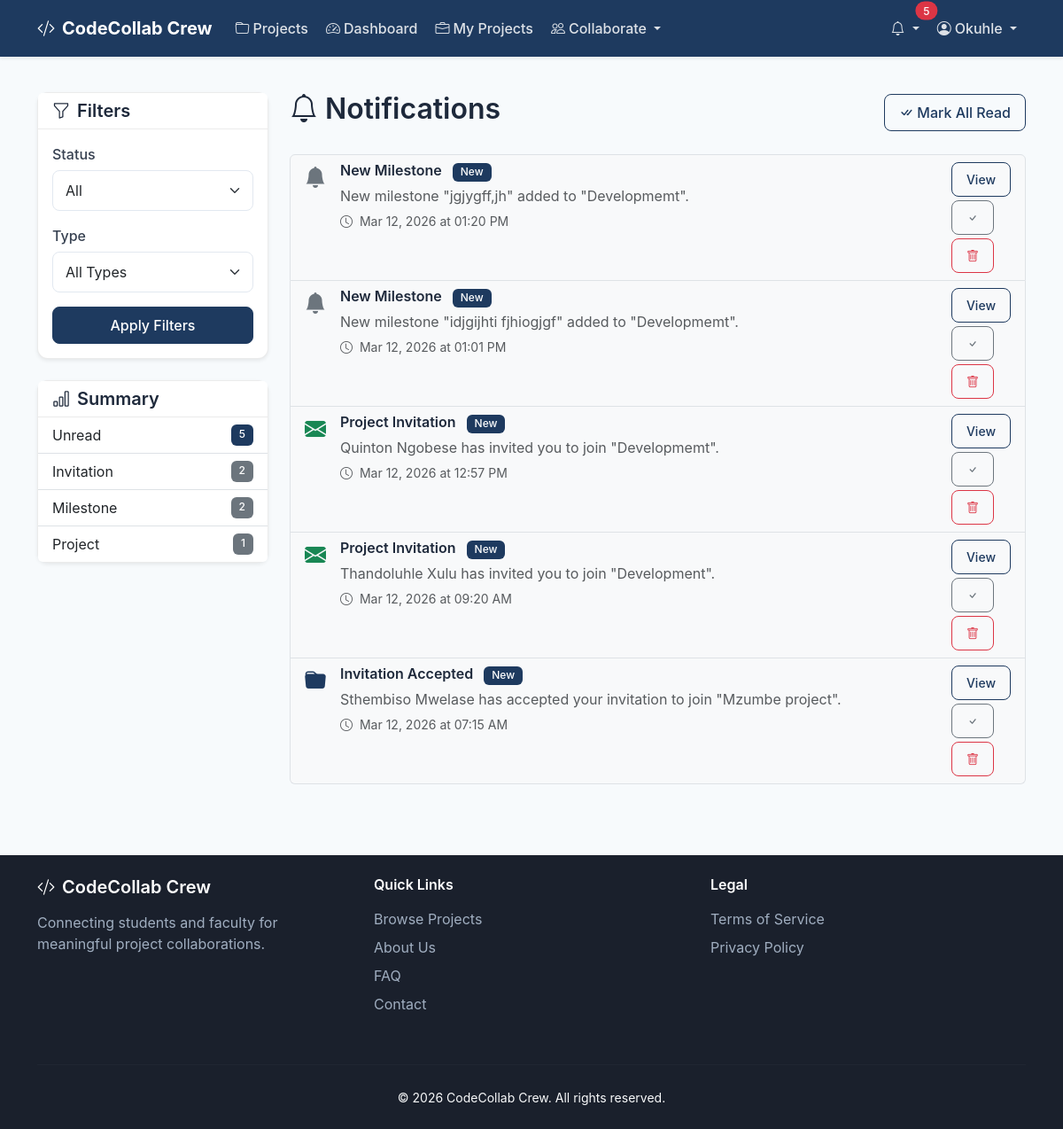
The page /notifications/ (signed in) on the database its author committed.
### app/models.py (models this page shows, shortened)
class User(UserMixin, db.Model):
    __tablename__ = 'users'
    id = db.Column(db.Integer, primary_key=True)
    email = db.Column(db.String(120), unique=True, nullable=False, index=True)
    password_hash = db.Column(db.String(128), nullable=False)
    first_name = db.Column(db.String(50), nullable=False)
    last_name = db.Column(db.String(50), nullable=False)
    student_id = db.Column(db.String(20), unique=True, index=True)  # For students
    employee_id = db.Column(db.String(20), unique=True, index=True)  # For faculty
    phone = db.Column(db.String(20))
    bio = db.Column(db.Text)
    avatar = db.Column(db.Text)  # Stores base64 data URL for profile picture
    is_active = db.Column(db.Boolean, default=True)
    is_verified = db.Column(db.Boolean, default=False)
    availability_status = db.Column(db.String(20), default='available')  # available, busy, away, offline
    last_seen = db.Column(db.DateTime, default=lambda: datetime.now(timezone.utc))
    created_at = db.Column(db.DateTime, default=lambda: datetime.now(timezone.utc))
    updated_at = db.Column(db.DateTime, default=lambda: datetime.now(timezone.utc), onupdate=lambda: datetime.now(timezone.utc))
    last_login = db.Column(db.DateTime)
    department_id = db.Column(db.Integer, db.ForeignKey('departments.id'))
    roles = db.relationship('Role', secondary=user_roles, backref=db.backref('users', lazy='dynamic'))
    skills = db.relationship('Skill', secondary=user_skills, backref=db.backref('users', lazy='dynamic'))
    owned_projects = db.relationship('Project', backref='owner', lazy='dynamic', foreign_keys='Project.owner_id')
    applications = db.relationship('ProjectApplication', backref='applicant', lazy='dynamic', foreign_keys='ProjectApplication.user_id')
    memberships = db.relationship('ProjectMember', backref='user', lazy='dynamic')
    contributions = db.relationship('Contribution', backref='contributor', lazy='dynamic')
    notifications = db.relationship('Notification', backref='user', lazy='dynamic', foreign_keys='Notification.user_id')
    def has_role(self, role_name):
        return any(role.name == role_name for role in self.roles)
    @property
    def is_lecturer(self):
        return self.has_role('lecturer')
    @property
    def is_student(self):
        return self.has_role('student')
    def get_unread_notifications_count(self):
        return Notification.query.filter_by(user_id=self.id, is_read=False).count()

class Notification(db.Model):
    __tablename__ = 'notifications'
    id = db.Column(db.Integer, primary_key=True)
    title = db.Column(db.String(200), nullable=False)
    message = db.Column(db.Text, nullable=False)
    notification_type = db.Column(db.String(50))  # application, deadline, update, feedback, system
    is_read = db.Column(db.Boolean, default=False)
    action_url = db.Column(db.String(500))
    created_at = db.Column(db.DateTime, default=lambda: datetime.now(timezone.utc))
    read_at = db.Column(db.DateTime)
    user_id = db.Column(db.Integer, db.ForeignKey('users.id'), nullable=False)
    sender_id = db.Column(db.Integer, db.ForeignKey('users.id'))
    project_id = db.Column(db.Integer, db.ForeignKey('projects.id'))
    sender = db.relationship('User', foreign_keys=[sender_id])
    project = db.relationship('Project', backref='notifications')

### app/routes/notifications.py (the view)
@notifications_bp.route('/')
@login_required
def view_all():
    page = request.args.get('page', 1, type=int)
    per_page = 20
    filter_type = request.args.get('type')
    filter_read = request.args.get('read')
    query = Notification.query.filter_by(user_id=current_user.id)
    if filter_type:
        query = query.filter_by(notification_type=filter_type)
    if filter_read == 'unread':
        query = query.filter_by(is_read=False)
    elif filter_read == 'read':
        query = query.filter_by(is_read=True)
    notifications = query.order_by(Notification.created_at.desc())\
        .paginate(page=page, per_page=per_page, error_out=False)
    type_counts = db.session.query(
        Notification.notification_type,
        db.func.count(Notification.id)
    ).filter_by(user_id=current_user.id).group_by(Notification.notification_type).all()
    unread_count = Notification.query.filter_by(
        user_id=current_user.id,
        is_read=False
    ).count()
    return render_template('notifications/list.html',
                         notifications=notifications,
                         type_counts=dict(type_counts),
                         unread_count=unread_count,
                         filter_type=filter_type,
                         filter_read=filter_read)

### app/templates/notifications/list.html (shortened to what this page needs)
{% extends "base.html" %}
{% block content %}
<div class="container py-4">
    <div class="row">
        <div class="col-lg-3">
            <div class="card mb-4">
                <div class="card-header">
                    <h5 class="mb-0"><i class="bi bi-funnel me-2"></i>Filters</h5>
                </div>
                <div class="card-body">
                    <form method="GET" action="{{ url_for('notifications.view_all') }}">
                        <div class="mb-3">
                            <label class="form-label">Status</label>
                            <select name="read" class="form-select">
                                <option value="">All</option>
                            </select>
                        </div>
                        <div class="mb-3">
                            <label class="form-label">Type</label>
                            <select name="type" class="form-select">
                                <option value="">All Types</option>
                            </select>
                        </div>
                        <button type="submit" class="btn btn-primary w-100">Apply Filters</button>
                    </form>
                </div>
            </div>
            <div class="card">
                <div class="card-header">
                    <h5 class="mb-0"><i class="bi bi-bar-chart me-2"></i>Summary</h5>
                </div>
                <ul class="list-group list-group-flush">
                    <li class="list-group-item d-flex justify-content-between">
                        <span>Unread</span>
                        <span class="badge bg-primary">{{ unread_count }}</span>
                    </li>
                    {% for type, count in type_counts.items() %}
                    <li class="list-group-item d-flex justify-content-between">
                        <span>{{ type|capitalize }}</span>
                        <span class="badge bg-secondary">{{ count }}</span>
                    </li>
                    {% endfor %}
                </ul>
            </div>
        </div>
        <div class="col-lg-9">
            <div class="d-flex justify-content-between align-items-center mb-4">
                <h2><i class="bi bi-bell me-2"></i>Notifications</h2>
                <div>
                    {% if unread_count > 0 %}
                    <form action="{{ url_for('notifications.mark_all_read') }}" method="POST" class="d-inline">
                        <button type="submit" class="btn btn-outline-primary">
                            <i class="bi bi-check-all me-1"></i>Mark All Read
                        </button>
                    </form>
                    {% endif %}
                </div>
            </div>
            {% if notifications.items %}
            <div class="list-group mb-4">
                {% for notification in notifications.items %}
                <div class="list-group-item list-group-item-action {% if not notification.is_read %}bg-light{% endif %}">
                    <div class="d-flex w-100 justify-content-between align-items-start">
                        <div class="d-flex align-items-start">
                            <div class="me-3">
                                {% if notification.notification_type == 'project' %}
                                <i class="bi bi-folder-fill text-primary fs-4"></i>
                                {% elif notification.notification_type == 'invitation' %}
                                <i class="bi bi-envelope-fill text-success fs-4"></i>
                                {% elif notification.notification_type == 'collaboration' %}
                                <i class="bi bi-people-fill text-info fs-4"></i>
                                {% else %}
                                <i class="bi bi-bell-fill text-secondary fs-4"></i>
                                {% endif %}
                            </div>
                            <div>
                                <h6 class="mb-1">
                                    {{ notification.title }}
                                    {% if not notification.is_read %}
                                    <span class="badge bg-primary ms-2">New</span>
                                    {% endif %}
                                </h6>
                                <p class="mb-1 text-muted">{{ notification.message }}</p>
                                <small class="text-muted">
                                    <i class="bi bi-clock me-1"></i>
                                    {{ notification.created_at.strftime('%b %d, %Y at %I:%M %p') }}
                                </small>
                            </div>
                        </div>
                        <div class="d-flex flex-column gap-1">
                            {% if notification.action_url %}
                            <a href="{{ notification.action_url }}" class="btn btn-sm btn-outline-primary">
                                View
                            </a>
                            {% endif %}
                            {% if not notification.is_read %}
                            <form action="{{ url_for('notifications.mark_read', notification_id=notification.id) }}" method="POST">
                                <button type="submit" class="btn btn-sm btn-outline-secondary">
                                    <i class="bi bi-check"></i>
                                </button>
                            </form>
                            {% endif %}
                            <form action="{{ url_for('notifications.delete_notification', notification_id=notification.id) }}" method="POST">
                                <button type="submit" class="btn btn-sm btn-outline-danger" onclick="return confirm('Delete this notification?')">
                                    <i class="bi bi-trash"></i>
                                </button>
                            </form>
                        </div>
                    </div>
                </div>
                {% endfor %}
            </div>
            {% else %}
            <div class="text-center py-5">
                <i class="bi bi-bell-slash display-1 text-muted"></i>
                <h4 class="mt-3">No Notifications</h4>
                <p class="text-muted">You're all caught up!</p>
            </div>
            {% endif %}
        </div>
    </div>
</div>
{% endblock %}

### app/templates/base.html (shortened to what this page needs)
<!DOCTYPE html>
<html lang="en">
<head>
    <link href="https://cdn.jsdelivr.net/npm/bootstrap@5.3.2/dist/css/bootstrap.min.css" rel="stylesheet">
    <link href="https://cdn.jsdelivr.net/npm/bootstrap-icons@1.11.1/font/bootstrap-icons.css" rel="stylesheet">
    <link href="{{ url_for('static', filename='css/main.css') }}" rel="stylesheet">
</head>
<body>
    <nav class="navbar navbar-expand-lg navbar-dark bg-primary sticky-top">
        <div class="container">
            <a class="navbar-brand fw-bold" href="{{ url_for('main.index') }}">
                <i class="bi bi-code-slash me-2"></i>CodeCollab Crew
            </a>
            <div class="collapse navbar-collapse" id="navbarNav">
                <ul class="navbar-nav me-auto">
                    <li class="nav-item">
                        <a class="nav-link" href="{{ url_for('projects.list_projects') }}">
                            <i class="bi bi-folder me-1"></i>Projects
                        </a>
                    </li>
                    {% if current_user.is_authenticated %}
                    <li class="nav-item">
                        <a class="nav-link" href="{{ url_for('dashboard.index') }}">
                            <i class="bi bi-speedometer2 me-1"></i>Dashboard
                        </a>
                    </li>
                    <li class="nav-item">
                        <a class="nav-link" href="{{ url_for('projects.my_projects') }}">
                            <i class="bi bi-briefcase me-1"></i>My Projects
                        </a>
                    </li>
                    <li class="nav-item dropdown">
                        <a class="nav-link dropdown-toggle" href="#" id="collabDropdown"
                           role="button" data-bs-toggle="dropdown" aria-expanded="false">
                            <i class="bi bi-people me-1"></i>Collaborate
                        </a>
                    </li>
                    {% endif %}
                </ul>
                <ul class="navbar-nav">
                    {% if current_user.is_authenticated %}
                    <li class="nav-item dropdown">
                        <a class="nav-link dropdown-toggle position-relative" href="#" id="notificationsDropdown"
                           role="button" data-bs-toggle="dropdown" aria-expanded="false">
                            <i class="bi bi-bell"></i>
                            {% set unread_count = current_user.get_unread_notifications_count() %}
                            {% if unread_count > 0 %}
                            <span class="position-absolute top-0 start-100 translate-middle badge rounded-pill bg-danger">
                                {{ unread_count if unread_count < 100 else '99+' }}
                            </span>
                            {% endif %}
                        </a>
                    </li>
                    <li class="nav-item dropdown">
                        <a class="nav-link dropdown-toggle" href="#" id="userDropdown"
                           role="button" data-bs-toggle="dropdown" aria-expanded="false">
                            <i class="bi bi-person-circle me-1"></i>{{ current_user.first_name }}
                        </a>
                    </li>
                    {% endif %}
                </ul>
            </div>
        </div>
    </nav>
    <main class="main-content">
        {% block content %}{% endblock %}
    </main>
    <footer class="footer mt-auto py-4 bg-dark text-light">
        <div class="container">
            <div class="row">
                <div class="col-md-4 mb-3">
                    <h5><i class="bi bi-code-slash me-2"></i>CodeCollab Crew</h5>
                    <p>
                        Connecting students and faculty for meaningful project collaborations.
                    </p>
                </div>
                <div class="col-md-4 mb-3">
                    <h6>Quick Links</h6>
                    <ul class="list-unstyled">
                        <li><a href="{{ url_for('projects.list_projects') }}">Browse Projects</a></li>
                        <li><a href="{{ url_for('main.about') }}">About Us</a></li>
                        <li><a href="{{ url_for('main.faq') }}">FAQ</a></li>
                        <li><a href="{{ url_for('main.contact') }}">Contact</a></li>
                    </ul>
                </div>
                <div class="col-md-4 mb-3">
                    <h6>Legal</h6>
                    <ul class="list-unstyled">
                        <li><a href="{{ url_for('main.terms') }}">Terms of Service</a></li>
                        <li><a href="{{ url_for('main.privacy') }}">Privacy Policy</a></li>
                    </ul>
                </div>
            </div>
            <hr>
            <div class="text-center">
                <small>&copy; {{ now.year }} CodeCollab Crew. All rights reserved.</small>
            </div>
        </div>
    </footer>
</body>
</html>

### rows shown on the page
User: first_name "Okuhle"
Notification: notification_type "milestone" (drawn), title "New Milestone", is_read "New", message "New milestone \"jgjygff,jh\" added to \"Developmemt\".", created_at "Mar 12, 2026 at 01:20 PM"
Notification: notification_type "milestone" (drawn), title "New Milestone", is_read "New", message "New milestone \"idjgijhti fjhiogjgf\" added to \"Developmemt\".", created_at "Mar 12, 2026 at 01:01 PM"
Notification: notification_type "invitation" (drawn), title "Project Invitation", is_read "New", message "Quinton Ngobese has invited you to join \"Developmemt\".", created_at "Mar 12, 2026 at 12:57 PM"
Notification: notification_type "invitation" (drawn), title "Project Invitation", is_read "New", message "Thandoluhle Xulu has invited you to join \"Development\".", created_at "Mar 12, 2026 at 09:20 AM"
Notification: notification_type "project" (drawn), title "Invitation Accepted", is_read "New", message "Sthembiso Mwelase has accepted your invitation to join \"Mzumbe project\".", created_at "Mar 12, 2026 at 07:15 AM"

### other values the page prints
{{ unread_count if unread_count < 100 else '99+' }} "5"
{{ unread_count }} "5"
{{ type|capitalize }} "Invitation" "Milestone" "Project"
{{ count }} "2" "2" "1"
